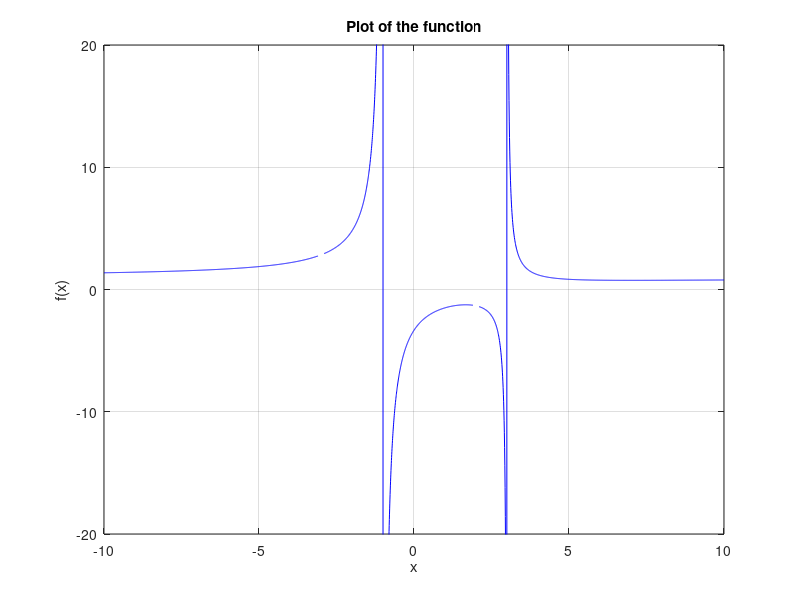

Reproduce this figure in MATLAB.
clc, clearvars, close all

% Define the function
f = @(x) (x.^2 - 5.*x + 10)./(x.^2 - 2.*x - 3);

% Define the domain
x1 = linspace(-10, -3.1, 1000);
x2 = linspace(-2.9, 1.9, 1000);
x3 = linspace(2.1, 10, 1000);

% Plot the function
figure
plot(x1, f(x1), 'b', x2, f(x2), 'b', x3, f(x3), 'b')
ylim([-20 20])
title('Plot of the function')
xlabel('x')
ylabel('f(x)')
grid on
